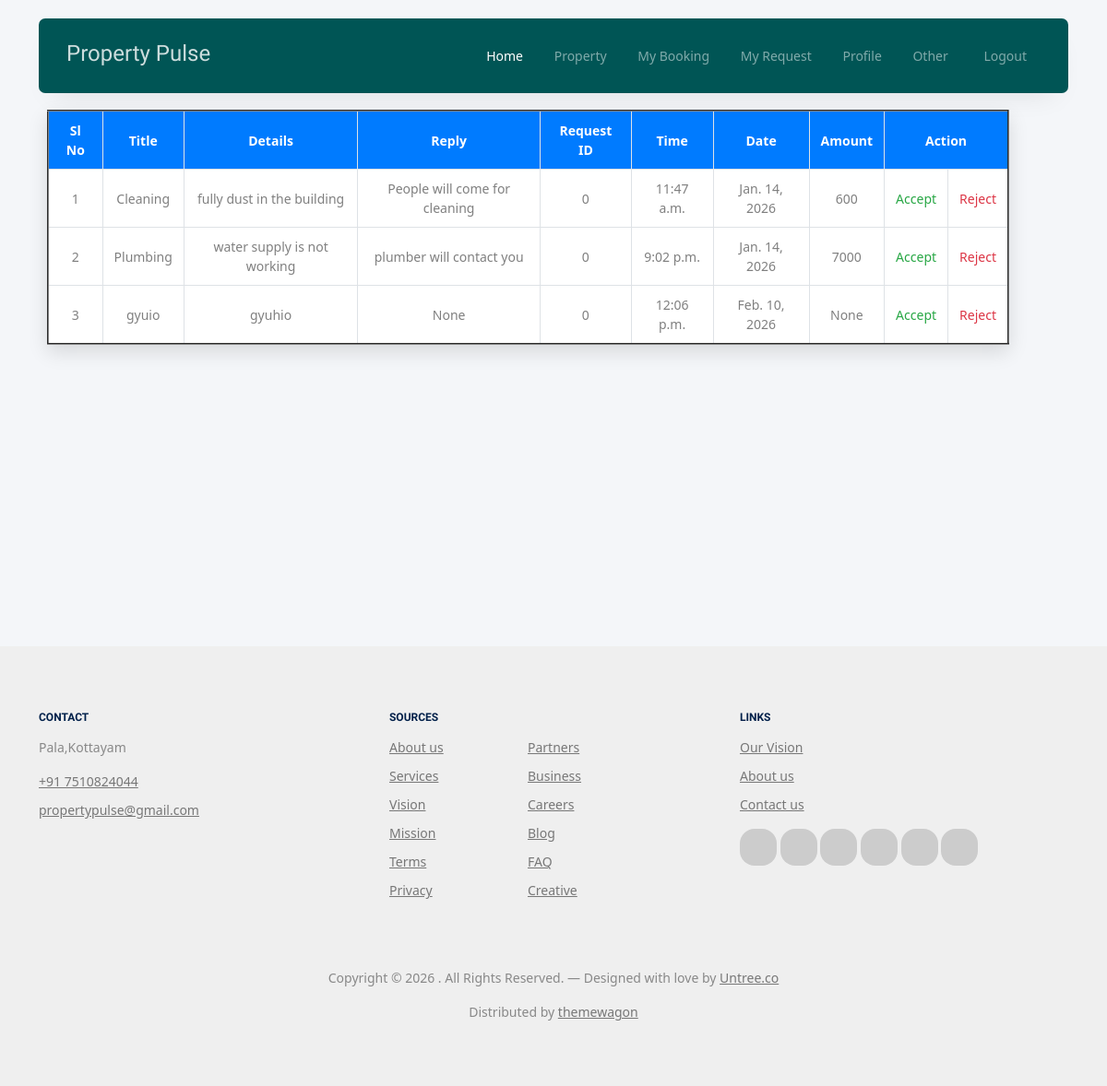
Screenshot of /User/viewservicerequest/ (signed in) with the database file from the repository.
### User/models.py (models this page shows)
class tbl_servicerequest(models.Model):
    servicerequest_title=models.CharField(max_length=50)
    servicerequest_details=models.CharField(max_length=100)
    servicerequest_reply=models.CharField(max_length=100,null=True)
    requestid=models.ForeignKey(tbl_request,on_delete=models.CASCADE)
    servicerequest_date=models.DateField(auto_now_add=True)
    servicerequest_time=models.TimeField(auto_now_add=True)
    servicerequest_amount=models.CharField(max_length=50,null=True)
    servicerequest_status=models.IntegerField(default=0)

class tbl_request(models.Model):
    request_date=models.DateField(auto_now_add=True)
    request_status=models.IntegerField(default=0)
    request_advance=models.CharField(max_length=50)
    property=models.ForeignKey(tbl_property,on_delete=models.CASCADE)
    userid=models.ForeignKey(tbl_user,on_delete=models.CASCADE)

### User/views.py (the view)
# urls.py: path('viewservicerequest/',views.viewservicerequest,name="viewservicerequest"),
def viewservicerequest(request):
        if "uid" not in request.session:
            return redirect("Guest:Login")
        else:
            servicerequestdata=tbl_servicerequest.objects.filter(requestid__userid=request.session['uid'])
            return render(request,"User/Myrequest.html",{'servicerequestdata':servicerequestdata})

### User/Templates/User/Myrequest.html (shortened to what this page needs)
{% extends 'User/Head.html' %}
{% block content %}
<!DOCTYPE html>
<html lang="en">
<head>
</head>
<body>
    <br>
    <div class="service-wrapper">
        <h1>Service Requests</h1>
        <form method="post">
            <table border="2">
                <tr>
                    <td>Sl No</td>
                    <td>Title</td>
                    <td>Details</td>
                    <td>Reply</td>
                    <td>Request ID</td>
                    <td>Time</td>
                    <td>Date</td>
                    <td>Amount</td>
                    <td colspan="2">Action</td>
                </tr>
                {% for i in servicerequestdata %}
                <tr>
                    <td>{{ forloop.counter }}</td>
                    <td>{{ i.servicerequest_title }}</td>
                    <td>{{ i.servicerequest_details }}</td>
                    <td>{{ i.servicerequest_reply }}</td>
                    <td>{{ i.requestid.id }}</td>
                    <td>{{ i.servicerequest_time }}</td>
                    <td>{{ i.servicerequest_date }}</td>
                    <td>{{ i.servicerequest_amount }}</td>
                    <td><a href="" class="accept">Accept</a></td>
                    <td><a href="" class="reject">Reject</a></td>
                </tr>
                {% endfor %}
            </table>
        </form>
    </div>
</body>
</html>
{% endblock content %}

### User/Templates/User/Myrequest.html (style rules this page uses)
body { font-family: "Segoe UI", Arial, sans-serif; background-color: #f4f6f9; margin: 0; padding: 0; }
.service-wrapper { min-height: 85vh; display: flex; flex-direction: column; align-items: center; padding: 30px 10px; }
h1 { color: #2c3e50; margin-bottom: 20px; font-weight: 600; }
table { width: 95%; max-width: 1100px; background: #ffffff; border-collapse: collapse; box-shadow: 0 8px 20px rgba(0, 0, 0, 0.12); }
table td { padding: 10px 12px; border: 1px solid #dee2e6; font-size: 14px; text-align: center; vertical-align: middle; }
table tr:first-child { background-color: #007bff; color: #ffffff; font-weight: 600; }
a { text-decoration: none; font-weight: 500; }
.accept { color: #28a745; }
.reject { color: #dc3545; }

### rows the page displays
tbl_servicerequest: servicerequest_title "Cleaning", servicerequest_details "fully dust in the building", servicerequest_reply "People will come for cleaning", requestid.id "0", servicerequest_time "11:47 a.m.", servicerequest_date "Jan. 14, 2026", servicerequest_amount "600"
tbl_servicerequest: servicerequest_title "Plumbing", servicerequest_details "water supply is not working", servicerequest_reply "plumber will contact you", requestid.id "0", servicerequest_time "9:02 p.m.", servicerequest_date "Jan. 14, 2026", servicerequest_amount "7000"
tbl_servicerequest: servicerequest_title "gyuio", servicerequest_details "gyuhio", servicerequest_reply "None", requestid.id "0", servicerequest_time "12:06 p.m.", servicerequest_date "Feb. 10, 2026", servicerequest_amount "None"
